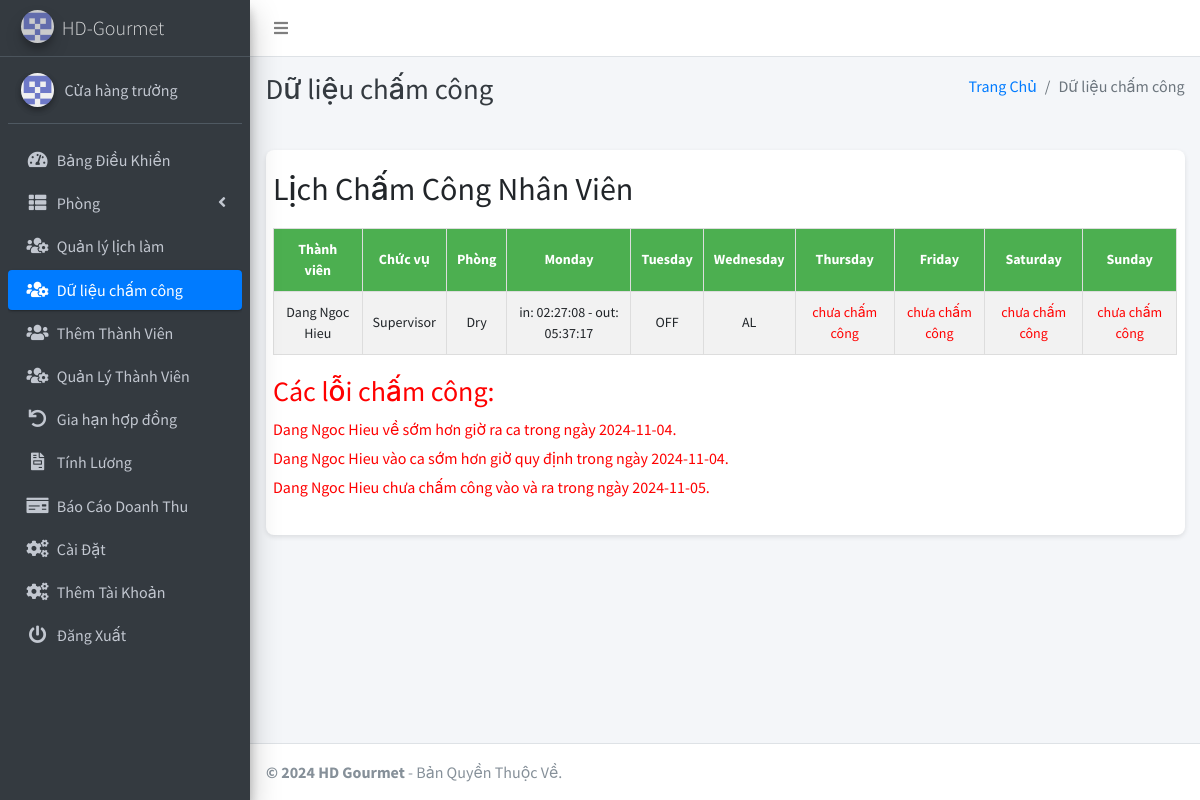
The app's page /chamcong.php (signed in) with its own data.
### tables this page shows
CREATE TABLE `settings` (
  `id` int(11) NOT NULL,
  `system_name` varchar(255) NOT NULL,
  `logo` varchar(255) NOT NULL,
  `currency` varchar(50) NOT NULL
);

CREATE TABLE `member_schedules` (
  `id` int(11) NOT NULL,
  `fullname` varchar(255) NOT NULL,
  `week_start_date` date NOT NULL,
  `monday_shift` varchar(20) DEFAULT NULL,
  `tuesday_shift` varchar(20) DEFAULT NULL,
  `wednesday_shift` varchar(20) DEFAULT NULL,
  `thursday_shift` varchar(20) DEFAULT NULL,
  `friday_shift` varchar(20) DEFAULT NULL,
  `saturday_shift` varchar(20) DEFAULT NULL,
  `sunday_shift` varchar(20) DEFAULT NULL,
  `occupation` varchar(255) DEFAULT NULL
);

CREATE TABLE `members` (
  `id` int(11) NOT NULL,
  `fullname` varchar(255) NOT NULL,
  `dob` date NOT NULL,
  `gender` varchar(10) NOT NULL,
  `contact_number` varchar(20) NOT NULL,
  `email` varchar(255) NOT NULL,
  `address` varchar(255) NOT NULL,
  `country` varchar(255) NOT NULL,
  `postcode` varchar(20) NOT NULL,
  `occupation` enum('Staff','Supervisor') NOT NULL,
  `membership_type` int(11) NOT NULL,
  `amount` int(11) NOT NULL,
  `department_employee_count` int(11) NOT NULL,
  `membership_number` varchar(20) NOT NULL,
  `created_at` timestamp NOT NULL DEFAULT current_timestamp(),
  `photo` varchar(255) NOT NULL,
  `expiry_date` date DEFAULT NULL,
  `contract` varchar(255) NOT NULL,
  `annual_leave_remaining` int(11) DEFAULT 0
);

CREATE TABLE `membership_types` (
  `id` int(11) NOT NULL,
  `type` varchar(255) NOT NULL,
  `amount` int(11) NOT NULL,
  `department_code` varchar(10) NOT NULL,
  `description` text DEFAULT NULL,
  `department_head` varchar(255) DEFAULT NULL,
  `total_employees` int(11) DEFAULT 0,
  `employee_count` int(11) DEFAULT 0,
  `status` enum('Hoat dong','Ngung hoat dong') DEFAULT 'Hoat dong'
);

### chamcong.php (the view, shortened to what this page needs)
<?php
include('includes/config.php');
$days = ['monday', 'tuesday', 'wednesday', 'thursday', 'friday', 'saturday', 'sunday'];
$today = date('Y-m-d');
$start_of_week = date('Y-m-d', strtotime('monday this week', strtotime($today)));
$schedules = $conn->query("SELECT ms.*, m.occupation, mt.type
                            FROM member_schedules ms
                            JOIN members m ON ms.fullname = m.fullname
                            JOIN membership_types mt ON m.membership_type = mt.id
                            WHERE ms.week_start_date = '$start_of_week'
                            ORDER BY ms.fullname");
$attendance_logs = $conn->query("SELECT employee_name, DATE(timestamp) as attendance_date,
                                  TIME(timestamp) as attendance_time, attendance_type
                                  FROM attendance_logs
                                  WHERE DATE(timestamp) BETWEEN '$start_of_week' AND DATE_ADD('$start_of_week', INTERVAL 6 DAY)
                                  ORDER BY timestamp");
$attendance_data = [];
while ($log = $attendance_logs->fetch_assoc()) {
    $attendance_data[$log['employee_name']][$log['attendance_date']][] = [
        'type' => $log['attendance_type'],
        'time' => $log['attendance_time']
    ];
}
$errors = [];
while ($schedule = $schedules->fetch_assoc()) {
    $fullname = $schedule['fullname'];
    foreach ($days as $day) {
        $date = date('Y-m-d', strtotime("{$day} this week"));
        if ($date < $today) {
            $attendance_status = isset($attendance_data[$fullname][$date]) ? $attendance_data[$fullname][$date] : [];
            $in_time = '';
            $out_time = '';
            $shift = $schedule["{$day}_shift"];
            $shift_times = explode('-', $shift);
            $shift_start_time = !empty($shift_times[0]) ? date('H:i:s', strtotime($shift_times[0])) : null;
            $shift_end_time = !empty($shift_times[1]) ? date('H:i:s', strtotime($shift_times[1])) : null;
            foreach ($attendance_status as $status) {
                if ($status['type'] == 'in') {
                    if (empty($in_time)) {
                        $in_time = $status['time'];
                    }
                } elseif ($status['type'] == 'out') {
                    $out_time = $status['time'];
                }
            }
            if (empty($in_time) && empty($out_time)) {
                $errors[] = "$fullname chưa chấm công vào và ra trong ngày $date.";
            } elseif (empty($in_time)) {
                $errors[] = "$fullname chưa chấm công vào trong ngày $date.";
            } elseif (empty($out_time)) {
                $errors[] = "$fullname chưa chấm công ra trong ngày $date.";
            } else {
                if ($shift_end_time && $out_time < $shift_end_time) {
                    $errors[] = "$fullname về sớm hơn giờ ra ca trong ngày $date.";
                }
                if ($shift !== 'OFF' && $shift !== 'CD' && $shift !== 'AL') {
                    if ($in_time < $shift_start_time) {
                        $errors[] = "$fullname vào ca sớm hơn giờ quy định trong ngày $date.";
                    } elseif ($in_time > $shift_end_time) {
                        $errors[] = "$fullname vào ca muộn hơn giờ quy định trong ngày $date.";
                    }
                }
            }
        }
    }
}
?>
<!DOCTYPE html>
<html lang="en">
<head>
    <link rel="stylesheet" type="text/css" href="includes/style.css">
</head>
<?php include('includes/header.php'); ?>
<body class="hold-transition sidebar-mini layout-fixed layout-navbar-fixed layout-footer-fixed">
<div class="wrapper">
    <?php include('includes/nav.php'); ?>
    <?php include('includes/sidebar.php'); ?>
    <div class="content-wrapper">
        <?php include('includes/pagetitle.php'); ?>
        <section class="content">
            <div class="container-fluid">
                <div class="row">
                    <div class="col-md-12">
                        <div class="container">
                            <h2>Lịch Chấm Công Nhân Viên</h2>
                            <table class="attendance-table">
                                <tr>
                                    <th>Thành viên</th>
                                    <th>Chức vụ</th>
                                    <th>Phòng</th>
                                    <?php foreach ($days as $day) { ?>
                                        <th><?php echo ucfirst($day); ?></th>
                                    <?php } ?>
                                </tr>
                                <?php
                                $schedules->data_seek(0);
                                while ($schedule = $schedules->fetch_assoc()) { ?>
                                    <tr>
                                        <td><?php echo htmlspecialchars($schedule['fullname']); ?></td>
                                        <td><?php echo htmlspecialchars($schedule['occupation']); ?></td>
                                        <td><?php echo htmlspecialchars($schedule['type']); ?></td>
                                        <?php foreach ($days as $day) {
                                            $date = date('Y-m-d', strtotime("{$day} this week"));
                                            $attendance_status = isset($attendance_data[$schedule['fullname']][$date]) ? $attendance_data[$schedule['fullname']][$date] : [];
                                            $in_time = '';
                                            $out_time = '';
                                            foreach ($attendance_status as $status) {
                                                if ($status['type'] == 'in') {
                                                    if (empty($in_time)) {
                                                        $in_time = $status['time'];
                                                    }
                                                } elseif ($status['type'] == 'out') {
                                                    $out_time = $status['time'];
                                                }
                                            }
                                            $shift = $schedule["{$day}_shift"];
                                            $display = '';
                                            if ($shift == 'OFF' || $shift == 'CD' || $shift == 'AL') {
                                                $display = htmlspecialchars($shift);
                                            } elseif ($in_time || $out_time) {
                                                $display = "in: " . htmlspecialchars($in_time) . " - out: " . htmlspecialchars($out_time);
                                            } else {
                                                $display = "<span class='error'>chưa chấm công</span>";
                                            }
                                            echo "<td class='" . ($shift == 'OFF' ? 'schedule-off' : ($shift == 'CD' ? 'schedule-cd' : ($shift == 'AL' ? 'schedule-al' : ''))) . "'>$display</td>";
                                        } ?>
                                    </tr>
                                <?php } ?>
                            </table>
                            <?php if (!empty($errors)) { ?>
                                <div class="error-list">
                                    <h3>Các lỗi chấm công:</h3>
                                    <ul>
                                        <?php foreach ($errors as $error) { ?>
                                            <li><?php echo htmlspecialchars($error); ?></li>
                                        <?php } ?>
                                    </ul>
                                </div>
                            <?php } else { ?>
                                <div class="success-message">
                                    <p>Không có lỗi chấm công nào.</p>
                                </div>
                            <?php } ?>
                        </div>
                    </div>
                </div>
            </div>
        </section>
    </div>
    <footer class="main-footer">
        <strong>&copy; <?php echo date('Y'); ?> HD Gourmet</strong> - Bản Quyền Thuộc Về.
    </footer>
</div>
</body>
</html>

### includes/sidebar.php (shortened to what this page needs)
<?php
$current_page = basename($_SERVER['PHP_SELF']);
?>
 <aside class="main-sidebar sidebar-dark-primary elevation-4">
    <a href="" class="brand-link">
    <img src="<?php echo getLogoUrl(); ?>" alt="Logo" class="brand-image img-circle elevation-3" style="opacity: .8">
    <span class="brand-text font-weight-light"><?php echo getSystemName(); ?></span>
</a>
<?php
function getSystemName()
{
    global $conn;
    $systemNameQuery = "SELECT system_name FROM settings";
    $systemNameResult = $conn->query($systemNameQuery);
    if ($systemNameResult->num_rows > 0) {
        $systemNameRow = $systemNameResult->fetch_assoc();
        return $systemNameRow['system_name'];
    } else {
        return 'HDGourmet';
    }
}
function getLogoUrl()
{
    global $conn;
    $logoQuery = "SELECT logo FROM settings";
    $logoResult = $conn->query($logoQuery);
    if ($logoResult->num_rows > 0) {
        $logoRow = $logoResult->fetch_assoc();
        return $logoRow['logo'];
    } else {
        return 'dist/img/AdminLTELogo.png';
    }
}
?>
    <div class="sidebar">
      <div class="user-panel mt-3 pb-3 mb-3 d-flex">
        <div class="image">
          <img src="dist/img/2382414.png" class="img-circle elevation-2" alt="User Image">
        </div>
        <div class="info">
          <a href="#" class="d-block">Cửa hàng trưởng</a>
        </div>
      </div>
      <nav class="mt-2">
        <ul class="nav nav-pills nav-sidebar flex-column" data-widget="treeview" role="menu" data-accordion="false">
          <li class="nav-item">
            <a href="dashboard.php" class="nav-link <?php echo ($current_page == 'dashboard.php') ? 'active' : ''; ?>">
              <i class="nav-icon fas fa-tachometer-alt"></i>
              <p>
                Bảng Điều Khiển
              </p>
            </a>
          </li>
          <li class="nav-item has-treeview">
            <a href="#" class="nav-link <?php echo ($current_page == 'add_type.php' || $current_page == 'view_type.php' || $current_page == 'edit_type.php') ? 'active' : ''; ?>">
              <i class="nav-icon fas fa-th-list"></i>
              <p>
                Phòng
                <i class="fas fa-angle-left right"></i>
              </p>
            </a>
          </li>
          <li class="nav-item">
            <a href="lich.php" class="nav-link <?php echo ($current_page == 'lich.php') ? 'active' : ''; ?>">
              <i class="nav-icon fas fa-users-cog"></i>
              <p>Quản lý lịch làm</p>
            </a>
          </li>
          <li class="nav-item">
            <a href="chamcong.php" class="nav-link <?php echo ($current_page == 'chamcong.php') ? 'active' : ''; ?>">
              <i class="nav-icon fas fa-users-cog"></i>
              <p>Dữ liệu chấm công</p>
            </a>
          </li>
          <li class="nav-item">
            <a href="add_members.php" class="nav-link <?php echo ($current_page == 'add_members.php') ? 'active' : ''; ?>">
              <i class="nav-icon fas fa-users"></i>
              <p>Thêm Thành Viên</p>
            </a>
          </li>
          <li class="nav-item">
            <a href="manage_members.php" class="nav-link <?php echo ($current_page == 'manage_members.php' || $current_page == 'edit_member.php' || $current_page == 'memberProfile.php') ? 'active' : ''; ?>">
              <i class="nav-icon fas fa-users-cog"></i>
              <p>Quản Lý Thành Viên</p>
            </a>
          </li>
          <li class="nav-item">
            <a href="list_renewal.php" class="nav-link <?php echo ($current_page == 'list_renewal.php' || $current_page == 'renew.php') ? 'active' : ''; ?>">
            <i class="nav-icon fas fa-undo"></i>
              <p>Gia hạn hợp đồng</p>
            </a>
          </li>
          <li class="nav-item">
            <a href="report.php" class="nav-link <?php echo ($current_page == 'report.php') ? 'active' : ''; ?>">
              <i class="nav-icon fas fa-file-invoice"></i>
              <p>Tính Lương</p>
            </a>
          </li>
          <li class="nav-item">
            <a href="revenue_report.php" class="nav-link <?php echo ($current_page == 'revenue_report.php') ? 'active' : ''; ?>">
              <i class="nav-icon fas fa-money-check"></i>
              <p>Báo Cáo Doanh Thu</p>
            </a>
          </li>
          <li class="nav-item">
            <a href="settings.php" class="nav-link <?php echo ($current_page == 'settings.php') ? 'active' : ''; ?>">
              <i class="nav-icon fas fa-cogs"></i>
              <p>Cài Đặt</p>
            </a>
          </li>
          <li class="nav-item">
            <a href="member.php" class="nav-link <?php echo ($current_page == 'member.php') ? 'active' : ''; ?>">
              <i class="nav-icon fas fa-cogs"></i>
              <p>Thêm Tài Khoản</p>
            </a>
          </li>
          <li class="nav-item">
            <a href="logout.php" class="nav-link <?php echo ($current_page == 'logout.php') ? 'active' : ''; ?>">
              <i class="nav-icon fas fa-power-off"></i>
              <p>Đăng Xuất</p>
            </a>
          </li>
        </ul>
      </nav>
    </div>
  </aside>

### includes/style.css (style rules this page uses)
* { margin: 0; padding: 0; box-sizing: border-box; }
body { font-family: Arial, sans-serif; background-color: #f4f4f4; }
.container { max-width: 1200px; margin: 20px auto; padding: 20px; background-color: #fff; border-radius: 8px; box-shadow: 0 2px 5px rgba(0,0,0,0.1); }
table { width: 100%; border-collapse: collapse; margin-top: 20px; }
table, th, td { border: 1px solid #ddd; }
th, td { padding: 12px; text-align: left; }
th { background-color: #007bff; color: #fff; }
tr:nth-child(even) { background-color: #f2f2f2; }

### chamcong.php (style rules this page uses)
table.attendance-table { width: 100%; border-collapse: collapse; font-size: 14px; }
table.attendance-table th, table.attendance-table td { padding: 10px; border: 1px solid #ddd; text-align: center; }
table.attendance-table th { background-color: #4CAF50; color: white; }
.error { color: red; }
.error-list { margin-top: 20px; color: red; }
.error-list ul { list-style-type: none; padding: 0; }
.error-list li { margin: 5px 0; }

### records on screen
settings: logo (picture), system_name "HD-Gourmet"
member_schedules: fullname "Dang Ngoc Hieu", members.occupation "Supervisor", membership_types.type "Dry", display "in: 02:27:08 - out: 05:37:17", tuesday_shift "OFF", wednesday_shift "AL", thursday_shift "chưa chấm công", friday_shift "chưa chấm công", saturday_shift "chưa chấm công", sunday_shift "chưa chấm công"

### other values on screen
$pageTitle "Dữ liệu chấm công"
$day "Monday"
$day "Tuesday"
$day "Wednesday"
$day "Thursday"
$day "Friday"
$day "Saturday"
$day "Sunday"
$error "Dang Ngoc Hieu về sớm hơn giờ ra ca trong ngày 2024-11-04."
$error "Dang Ngoc Hieu vào ca sớm hơn giờ quy định trong ngày 2024-11-04."
$error "Dang Ngoc Hieu chưa chấm công vào và ra trong ngày 2024-11-05."
